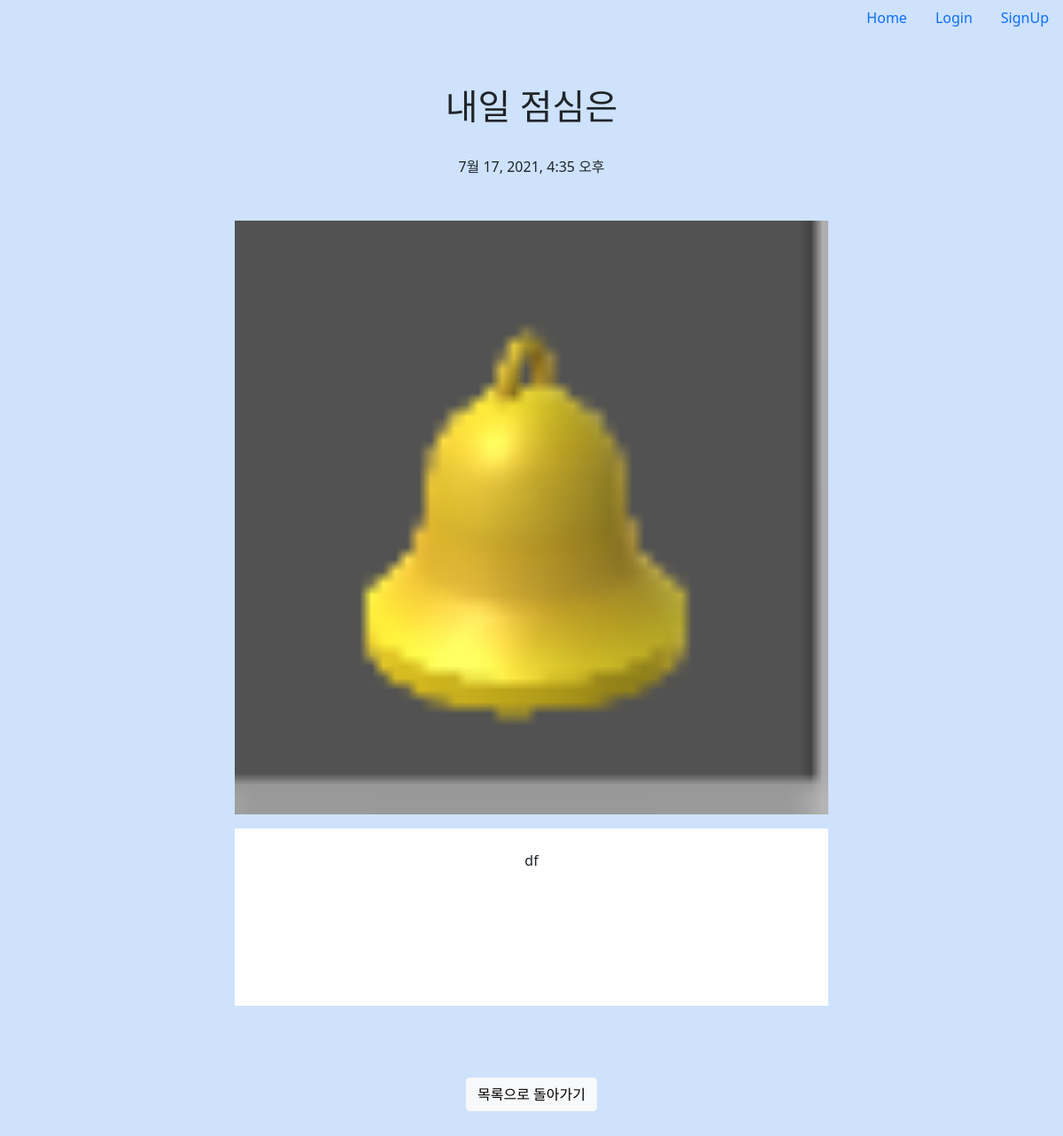
The page /blog/1 on the database its author committed.
### blog/models.py (models this page shows, shortened)
class Blog(models.Model):
    title=models.CharField(max_length=200)
    pub_date=models.DateTimeField()
    body=models.TextField()
    image=models.ImageField(upload_to='blog/',blank=True,null=True)  #업로드할 파일 지정
    writer=models.ForeignKey(settings.AUTH_USER_MODEL,on_delete=models.CASCADE)

### blog/views.py (the view)
# urls.py: path('<int:blog_id>', blog.views.detail, name='detail'),
def detail(request, blog_id):
    blog = get_object_or_404(Blog, pk=blog_id)
    return render(request, 'detail.html', {'blog': blog})

### blog/templates/detail.html (shortened to what this page needs)
{%extends 'base.html' %}
{%block content%}
<body>
    <div class=main-container>
        <id id="title">
            <h1>{{blog.title}}</h1><br>
            <p>{{blog.pub_date}}</p>
        </id>
        {% if blog.image %}
        <p><img src="{{blog.image.url}}"style="width:60%; margin-top:3% ;" alt=""></p>
        {% endif %}
        <div class="body">
            <div class ="bodytext">
            <p><br>{{blog.body}}</p>
            </div>
        </div>
        <br><br>
        <a href="{%url 'bloglist'%}" class="btn btn-light" style="margin-bottom: 10%">목록으로 돌아가기</a>
        {%endblock%}

### blogproject/templates/base.html (style rules this page uses)
body { margin:0 auto; text-align: center; }

### blog/templates/detail.html (style rules this page uses)
.main-container { margin-top:5%; }
.body { background: hsl(0, 0%, 100%); width: 60%; height: 200px; margin-bottom: 3%; margin-left: auto; margin-right: auto; }
.bodytext { width:90%; margin-left: auto; margin-right: auto; }

### rows shown on the page
Blog: title "내일 점심은", pub_date "7월 17, 2021, 4:35 오후", image (picture), body "df"
